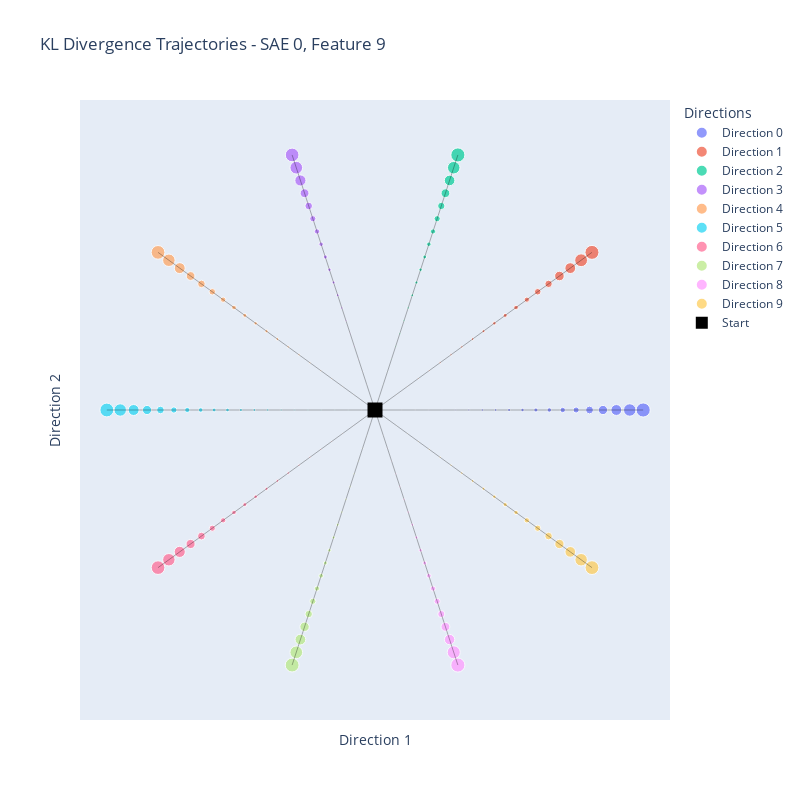

The notebook cell saved with this chart:
### Code cell
plot_kl_divergence_trajectories_plotly(kl_divs, sae_idx, feature_id, num_steps)

### Figure 1 — Plotly figure (JSON) as saved in the notebook; plotly's stock layout.template omitted (floating-point values rounded to 4 significant figures)
{"data": [{"customdata": [[0, 0], [1, 0.0008], [2, 0.0034], [3, 0.0063], [4, 0.0125], [5, 0.021], [6, 0.0277], [7, 0.0476], [8, 0.0635], [9, 0.0744], [10, 0.1023], [11, 0.1309], [12, 0.1971], [13, 0.2308], [14, 0.3341], [15, 0.4242], [16, 0.6978], [17, 0.9818], [18, 1.358], [19, 1.79], [20, 2.307]], "hovertemplate": "direction=Direction 0<br>Direction 1=%{x}<br>Direction 2=%{y}<br>kl_div=%{customdata[1]}<br>step=%{customdata[0]}<extra></extra>", "legendgroup": "Direction 0", "marker": {"color": "#636efa", "size": [0, 0.0008, 0.0034, 0.0063, 0.0125, 0.021, 0.0277, 0.0476, 0.0635, 0.0744, 0.1023, 0.1309, 0.1971, 0.2308, 0.3341, 0.4242, 0.6978, 0.9818, 1.358, 1.79, 2.307], "sizemode": "area", "sizeref": 0.02307, "symbol": "circle"}, "mode": "markers", "name": "Direction 0", "orientation": "v", "showlegend": true, "type": "scatter", "x": [0, 1, 2, 3, 4, 5, 6, 7, 8, 9, 10, 11, 12, 13, 14, 15, 16, 17, 18, 19, 20], "xaxis": "x", "y": [0, 0, 0, 0, 0, 0, 0, 0, 0, 0, 0, 0, 0, 0, 0, 0, 0, 0, 0, 0, 0], "yaxis": "y"}, {"customdata": [[0, 0], [1, 0.0008], [2, 0.0028], [3, 0.007], [4, 0.0147], [5, 0.0195], [6, 0.0347], [7, 0.0439], [8, 0.0535], [9, 0.0733], [10, 0.0945], [11, 0.1354], [12, 0.1818], [13, 0.241], [14, 0.3106], [15, 0.4859], [16, 0.6244], [17, 1.06], [18, 1.344], [19, 1.893], [20, 2.254]], "hovertemplate": "direction=Direction 1<br>Direction 1=%{x}<br>Direction 2=%{y}<br>kl_div=%{customdata[1]}<br>step=%{customdata[0]}<extra></extra>", "legendgroup": "Direction 1", "marker": {"color": "#EF553B", "size": [0, 0.0008, 0.0028, 0.007, 0.0147, 0.0195, 0.0347, 0.0439, 0.0535, 0.0733, 0.0945, 0.1354, 0.1818, 0.241, 0.3106, 0.4859, 0.6244, 1.06, 1.344, 1.893, 2.254], "sizemode": "area", "sizeref": 0.02307, "symbol": "circle"}, "mode": "markers", "name": "Direction 1", "orientation": "v", "showlegend": true, "type": "scatter", "x": [0, 0.809, 1.618, 2.427, 3.236, 4.045, 4.854, 5.663, 6.472, 7.281, 8.09, 8.899, 9.708, 10.52, 11.33, 12.14, 12.94, 13.75, 14.56, 15.37, 16.18], "xaxis": "x", "y": [0, 0.5878, 1.176, 1.763, 2.351, 2.939, 3.527, 4.114, 4.702, 5.29, 5.878, 6.466, 7.053, 7.641, 8.229, 8.817, 9.405, 9.992, 10.58, 11.17, 11.76], "yaxis": "y"}, {"customdata": [[0, 0], [1, 0.0008], [2, 0.003], [3, 0.006], [4, 0.0138], [5, 0.0202], [6, 0.0328], [7, 0.0403], [8, 0.0579], [9, 0.0826], [10, 0.1056], [11, 0.1355], [12, 0.1706], [13, 0.2324], [14, 0.3129], [15, 0.4388], [16, 0.6141], [17, 0.8828], [18, 1.289], [19, 1.808], [20, 2.291]], "hovertemplate": "direction=Direction 2<br>Direction 1=%{x}<br>Direction 2=%{y}<br>kl_div=%{customdata[1]}<br>step=%{customdata[0]}<extra></extra>", "legendgroup": "Direction 2", "marker": {"color": "#00cc96", "size": [0, 0.0008, 0.003, 0.006, 0.0138, 0.0202, 0.0328, 0.0403, 0.0579, 0.0826, 0.1056, 0.1355, 0.1706, 0.2324, 0.3129, 0.4388, 0.6141, 0.8828, 1.289, 1.808, 2.291], "sizemode": "area", "sizeref": 0.02307, "symbol": "circle"}, "mode": "markers", "name": "Direction 2", "orientation": "v", "showlegend": true, "type": "scatter", "x": [0, 0.309, 0.618, 0.9271, 1.236, 1.545, 1.854, 2.163, 2.472, 2.781, 3.09, 3.399, 3.708, 4.017, 4.326, 4.635, 4.944, 5.253, 5.562, 5.871, 6.18], "xaxis": "x", "y": [0, 0.9511, 1.902, 2.853, 3.804, 4.755, 5.706, 6.657, 7.608, 8.56, 9.511, 10.46, 11.41, 12.36, 13.31, 14.27, 15.22, 16.17, 17.12, 18.07, 19.02], "yaxis": "y"}, {"customdata": [[0, 0], [1, 0.0007], [2, 0.0029], [3, 0.0066], [4, 0.0126], [5, 0.0201], [6, 0.0261], [7, 0.04], [8, 0.0627], [9, 0.0854], [10, 0.1016], [11, 0.137], [12, 0.201], [13, 0.232], [14, 0.3323], [15, 0.4415], [16, 0.6624], [17, 0.901], [18, 1.425], [19, 1.855], [20, 2.16]], "hovertemplate": "direction=Direction 3<br>Direction 1=%{x}<br>Direction 2=%{y}<br>kl_div=%{customdata[1]}<br>step=%{customdata[0]}<extra></extra>", "legendgroup": "Direction 3", "marker": {"color": "#ab63fa", "size": [0, 0.0007, 0.0029, 0.0066, 0.0126, 0.0201, 0.0261, 0.04, 0.0627, 0.0854, 0.1016, 0.137, 0.201, 0.232, 0.3323, 0.4415, 0.6624, 0.901, 1.425, 1.855, 2.16], "sizemode": "area", "sizeref": 0.02307, "symbol": "circle"}, "mode": "markers", "name": "Direction 3", "orientation": "v", "showlegend": true, "type": "scatter", "x": [0, -0.309, -0.618, -0.9271, -1.236, -1.545, -1.854, -2.163, -2.472, -2.781, -3.09, -3.399, -3.708, -4.017, -4.326, -4.635, -4.944, -5.253, -5.562, -5.871, -6.18], "xaxis": "x", "y": [0, 0.9511, 1.902, 2.853, 3.804, 4.755, 5.706, 6.657, 7.608, 8.56, 9.511, 10.46, 11.41, 12.36, 13.31, 14.27, 15.22, 16.17, 17.12, 18.07, 19.02], "yaxis": "y"}, {"customdata": [[0, 0], [1, 0.0008], [2, 0.0031], [3, 0.0066], [4, 0.0117], [5, 0.0189], [6, 0.0277], [7, 0.045], [8, 0.0552], [9, 0.0866], [10, 0.112], [11, 0.1291], [12, 0.1798], [13, 0.2473], [14, 0.3337], [15, 0.4779], [16, 0.6591], [17, 0.8872], [18, 1.376], [19, 1.791], [20, 2.165]], "hovertemplate": "direction=Direction 4<br>Direction 1=%{x}<br>Direction 2=%{y}<br>kl_div=%{customdata[1]}<br>step=%{customdata[0]}<extra></extra>", "legendgroup": "Direction 4", "marker": {"color": "#FFA15A", "size": [0, 0.0008, 0.0031, 0.0066, 0.0117, 0.0189, 0.0277, 0.045, 0.0552, 0.0866, 0.112, 0.1291, 0.1798, 0.2473, 0.3337, 0.4779, 0.6591, 0.8872, 1.376, 1.791, 2.165], "sizemode": "area", "sizeref": 0.02307, "symbol": "circle"}, "mode": "markers", "name": "Direction 4", "orientation": "v", "showlegend": true, "type": "scatter", "x": [0, -0.809, -1.618, -2.427, -3.236, -4.045, -4.854, -5.663, -6.472, -7.281, -8.09, -8.899, -9.708, -10.52, -11.33, -12.14, -12.94, -13.75, -14.56, -15.37, -16.18], "xaxis": "x", "y": [0, 0.5878, 1.176, 1.763, 2.351, 2.939, 3.527, 4.114, 4.702, 5.29, 5.878, 6.466, 7.053, 7.641, 8.229, 8.817, 9.405, 9.992, 10.58, 11.17, 11.76], "yaxis": "y"}, {"customdata": [[0, 0], [1, 0.0007], [2, 0.0027], [3, 0.0073], [4, 0.0123], [5, 0.0214], [6, 0.029], [7, 0.0438], [8, 0.0592], [9, 0.0825], [10, 0.1021], [11, 0.1505], [12, 0.1747], [13, 0.2451], [14, 0.3127], [15, 0.4486], [16, 0.6605], [17, 0.9687], [18, 1.379], [19, 1.774], [20, 2.209]], "hovertemplate": "direction=Direction 5<br>Direction 1=%{x}<br>Direction 2=%{y}<br>kl_div=%{customdata[1]}<br>step=%{customdata[0]}<extra></extra>", "legendgroup": "Direction 5", "marker": {"color": "#19d3f3", "size": [0, 0.0007, 0.0027, 0.0073, 0.0123, 0.0214, 0.029, 0.0438, 0.0592, 0.0825, 0.1021, 0.1505, 0.1747, 0.2451, 0.3127, 0.4486, 0.6605, 0.9687, 1.379, 1.774, 2.209], "sizemode": "area", "sizeref": 0.02307, "symbol": "circle"}, "mode": "markers", "name": "Direction 5", "orientation": "v", "showlegend": true, "type": "scatter", "x": [0, -1, -2, -3, -4, -5, -6, -7, -8, -9, -10, -11, -12, -13, -14, -15, -16, -17, -18, -19, -20], "xaxis": "x", "y": [0, 1.225e-16, 2.449e-16, 3.674e-16, 4.899e-16, 6.123e-16, 7.348e-16, 8.573e-16, 9.797e-16, 1.102e-15, 1.225e-15, 1.347e-15, 1.47e-15, 1.592e-15, 1.715e-15, 1.837e-15, 1.959e-15, 2.082e-15, 2.204e-15, 2.327e-15, 2.449e-15], "yaxis": "y"}, {"customdata": [[0, 0], [1, 0.0007], [2, 0.0031], [3, 0.0067], [4, 0.0127], [5, 0.0205], [6, 0.0269], [7, 0.0419], [8, 0.066], [9, 0.0796], [10, 0.1061], [11, 0.1501], [12, 0.1812], [13, 0.2391], [14, 0.3218], [15, 0.434], [16, 0.6876], [17, 0.9578], [18, 1.432], [19, 1.78], [20, 2.15]], "hovertemplate": "direction=Direction 6<br>Direction 1=%{x}<br>Direction 2=%{y}<br>kl_div=%{customdata[1]}<br>step=%{customdata[0]}<extra></extra>", "legendgroup": "Direction 6", "marker": {"color": "#FF6692", "size": [0, 0.0007, 0.0031, 0.0067, 0.0127, 0.0205, 0.0269, 0.0419, 0.066, 0.0796, 0.1061, 0.1501, 0.1812, 0.2391, 0.3218, 0.434, 0.6876, 0.9578, 1.432, 1.78, 2.15], "sizemode": "area", "sizeref": 0.02307, "symbol": "circle"}, "mode": "markers", "name": "Direction 6", "orientation": "v", "showlegend": true, "type": "scatter", "x": [0, -0.809, -1.618, -2.427, -3.236, -4.045, -4.854, -5.663, -6.472, -7.281, -8.09, -8.899, -9.708, -10.52, -11.33, -12.14, -12.94, -13.75, -14.56, -15.37, -16.18], "xaxis": "x", "y": [0, -0.5878, -1.176, -1.763, -2.351, -2.939, -3.527, -4.114, -4.702, -5.29, -5.878, -6.466, -7.053, -7.641, -8.229, -8.817, -9.405, -9.992, -10.58, -11.17, -11.76], "yaxis": "y"}, {"customdata": [[0, 0], [1, 0.0007], [2, 0.0028], [3, 0.0069], [4, 0.0115], [5, 0.0201], [6, 0.0332], [7, 0.0406], [8, 0.0506], [9, 0.0804], [10, 0.0911], [11, 0.1296], [12, 0.1832], [13, 0.2476], [14, 0.3074], [15, 0.4414], [16, 0.6345], [17, 1.01], [18, 1.327], [19, 1.852], [20, 2.224]], "hovertemplate": "direction=Direction 7<br>Direction 1=%{x}<br>Direction 2=%{y}<br>kl_div=%{customdata[1]}<br>step=%{customdata[0]}<extra></extra>", "legendgroup": "Direction 7", "marker": {"color": "#B6E880", "size": [0, 0.0007, 0.0028, 0.0069, 0.0115, 0.0201, 0.0332, 0.0406, 0.0506, 0.0804, 0.0911, 0.1296, 0.1832, 0.2476, 0.3074, 0.4414, 0.6345, 1.01, 1.327, 1.852, 2.224], "sizemode": "area", "sizeref": 0.02307, "symbol": "circle"}, "mode": "markers", "name": "Direction 7", "orientation": "v", "showlegend": true, "type": "scatter", "x": [0, -0.309, -0.618, -0.9271, -1.236, -1.545, -1.854, -2.163, -2.472, -2.781, -3.09, -3.399, -3.708, -4.017, -4.326, -4.635, -4.944, -5.253, -5.562, -5.871, -6.18], "xaxis": "x", "y": [0, -0.9511, -1.902, -2.853, -3.804, -4.755, -5.706, -6.657, -7.608, -8.56, -9.511, -10.46, -11.41, -12.36, -13.31, -14.27, -15.22, -16.17, -17.12, -18.07, -19.02], "yaxis": "y"}, {"customdata": [[0, 0], [1, 0.0007], [2, 0.0026], [3, 0.007], [4, 0.0132], [5, 0.0197], [6, 0.03], [7, 0.0426], [8, 0.0565], [9, 0.0743], [10, 0.0977], [11, 0.1335], [12, 0.1845], [13, 0.2469], [14, 0.321], [15, 0.4213], [16, 0.5783], [17, 0.8997], [18, 1.24], [19, 1.957], [20, 2.3]], "hovertemplate": "direction=Direction 8<br>Direction 1=%{x}<br>Direction 2=%{y}<br>kl_div=%{customdata[1]}<br>step=%{customdata[0]}<extra></extra>", "legendgroup": "Direction 8", "marker": {"color": "#FF97FF", "size": [0, 0.0007, 0.0026, 0.007, 0.0132, 0.0197, 0.03, 0.0426, 0.0565, 0.0743, 0.0977, 0.1335, 0.1845, 0.2469, 0.321, 0.4213, 0.5783, 0.8997, 1.24, 1.957, 2.3], "sizemode": "area", "sizeref": 0.02307, "symbol": "circle"}, "mode": "markers", "name": "Direction 8", "orientation": "v", "showlegend": true, "type": "scatter", "x": [0, 0.309, 0.618, 0.9271, 1.236, 1.545, 1.854, 2.163, 2.472, 2.781, 3.09, 3.399, 3.708, 4.017, 4.326, 4.635, 4.944, 5.253, 5.562, 5.871, 6.18], "xaxis": "x", "y": [0, -0.9511, -1.902, -2.853, -3.804, -4.755, -5.706, -6.657, -7.608, -8.56, -9.511, -10.46, -11.41, -12.36, -13.31, -14.27, -15.22, -16.17, -17.12, -18.07, -19.02], "yaxis": "y"}, {"customdata": [[0, 0], [1, 0.0008], [2, 0.003], [3, 0.0068], [4, 0.0123], [5, 0.0228], [6, 0.0284], [7, 0.0411], [8, 0.0626], [9, 0.0783], [10, 0.0964], [11, 0.1333], [12, 0.2002], [13, 0.2182], [14, 0.3255], [15, 0.4501], [16, 0.6476], [17, 0.988], [18, 1.311], [19, 1.795], [20, 2.197]], "hovertemplate": "direction=Direction 9<br>Direction 1=%{x}<br>Direction 2=%{y}<br>kl_div=%{customdata[1]}<br>step=%{customdata[0]}<extra></extra>", "legendgroup": "Direction 9", "marker": {"color": "#FECB52", "size": [0, 0.0008, 0.003, 0.0068, 0.0123, 0.0228, 0.0284, 0.0411, 0.0626, 0.0783, 0.0964, 0.1333, 0.2002, 0.2182, 0.3255, 0.4501, 0.6476, 0.988, 1.311, 1.795, 2.197], "sizemode": "area", "sizeref": 0.02307, "symbol": "circle"}, "mode": "markers", "name": "Direction 9", "orientation": "v", "showlegend": true, "type": "scatter", "x": [0, 0.809, 1.618, 2.427, 3.236, 4.045, 4.854, 5.663, 6.472, 7.281, 8.09, 8.899, 9.708, 10.52, 11.33, 12.14, 12.94, 13.75, 14.56, 15.37, 16.18], "xaxis": "x", "y": [0, -0.5878, -1.176, -1.763, -2.351, -2.939, -3.527, -4.114, -4.702, -5.29, -5.878, -6.466, -7.053, -7.641, -8.229, -8.817, -9.405, -9.992, -10.58, -11.17, -11.76], "yaxis": "y"}, {"line": {"color": "rgba(0,0,0,0.3)", "width": 1}, "mode": "lines", "showlegend": false, "type": "scatter", "x": [0, 1, 2, 3, 4, 5, 6, 7, 8, 9, 10, 11, 12, 13, 14, 15, 16, 17, 18, 19, 20], "y": [0, 0, 0, 0, 0, 0, 0, 0, 0, 0, 0, 0, 0, 0, 0, 0, 0, 0, 0, 0, 0]}, {"line": {"color": "rgba(0,0,0,0.3)", "width": 1}, "mode": "lines", "showlegend": false, "type": "scatter", "x": [0, 0.809, 1.618, 2.427, 3.236, 4.045, 4.854, 5.663, 6.472, 7.281, 8.09, 8.899, 9.708, 10.52, 11.33, 12.14, 12.94, 13.75, 14.56, 15.37, 16.18], "y": [0, 0.5878, 1.176, 1.763, 2.351, 2.939, 3.527, 4.114, 4.702, 5.29, 5.878, 6.466, 7.053, 7.641, 8.229, 8.817, 9.405, 9.992, 10.58, 11.17, 11.76]}, {"line": {"color": "rgba(0,0,0,0.3)", "width": 1}, "mode": "lines", "showlegend": false, "type": "scatter", "x": [0, 0.309, 0.618, 0.9271, 1.236, 1.545, 1.854, 2.163, 2.472, 2.781, 3.09, 3.399, 3.708, 4.017, 4.326, 4.635, 4.944, 5.253, 5.562, 5.871, 6.18], "y": [0, 0.9511, 1.902, 2.853, 3.804, 4.755, 5.706, 6.657, 7.608, 8.56, 9.511, 10.46, 11.41, 12.36, 13.31, 14.27, 15.22, 16.17, 17.12, 18.07, 19.02]}, {"line": {"color": "rgba(0,0,0,0.3)", "width": 1}, "mode": "lines", "showlegend": false, "type": "scatter", "x": [0, -0.309, -0.618, -0.9271, -1.236, -1.545, -1.854, -2.163, -2.472, -2.781, -3.09, -3.399, -3.708, -4.017, -4.326, -4.635, -4.944, -5.253, -5.562, -5.871, -6.18], "y": [0, 0.9511, 1.902, 2.853, 3.804, 4.755, 5.706, 6.657, 7.608, 8.56, 9.511, 10.46, 11.41, 12.36, 13.31, 14.27, 15.22, 16.17, 17.12, 18.07, 19.02]}, {"line": {"color": "rgba(0,0,0,0.3)", "width": 1}, "mode": "lines", "showlegend": false, "type": "scatter", "x": [0, -0.809, -1.618, -2.427, -3.236, -4.045, -4.854, -5.663, -6.472, -7.281, -8.09, -8.899, -9.708, -10.52, -11.33, -12.14, -12.94, -13.75, -14.56, -15.37, -16.18], "y": [0, 0.5878, 1.176, 1.763, 2.351, 2.939, 3.527, 4.114, 4.702, 5.29, 5.878, 6.466, 7.053, 7.641, 8.229, 8.817, 9.405, 9.992, 10.58, 11.17, 11.76]}, {"line": {"color": "rgba(0,0,0,0.3)", "width": 1}, "mode": "lines", "showlegend": false, "type": "scatter", "x": [0, -1, -2, -3, -4, -5, -6, -7, -8, -9, -10, -11, -12, -13, -14, -15, -16, -17, -18, -19, -20], "y": [0, 1.225e-16, 2.449e-16, 3.674e-16, 4.899e-16, 6.123e-16, 7.348e-16, 8.573e-16, 9.797e-16, 1.102e-15, 1.225e-15, 1.347e-15, 1.47e-15, 1.592e-15, 1.715e-15, 1.837e-15, 1.959e-15, 2.082e-15, 2.204e-15, 2.327e-15, 2.449e-15]}, {"line": {"color": "rgba(0,0,0,0.3)", "width": 1}, "mode": "lines", "showlegend": false, "type": "scatter", "x": [0, -0.809, -1.618, -2.427, -3.236, -4.045, -4.854, -5.663, -6.472, -7.281, -8.09, -8.899, -9.708, -10.52, -11.33, -12.14, -12.94, -13.75, -14.56, -15.37, -16.18], "y": [0, -0.5878, -1.176, -1.763, -2.351, -2.939, -3.527, -4.114, -4.702, -5.29, -5.878, -6.466, -7.053, -7.641, -8.229, -8.817, -9.405, -9.992, -10.58, -11.17, -11.76]}, {"line": {"color": "rgba(0,0,0,0.3)", "width": 1}, "mode": "lines", "showlegend": false, "type": "scatter", "x": [0, -0.309, -0.618, -0.9271, -1.236, -1.545, -1.854, -2.163, -2.472, -2.781, -3.09, -3.399, -3.708, -4.017, -4.326, -4.635, -4.944, -5.253, -5.562, -5.871, -6.18], "y": [0, -0.9511, -1.902, -2.853, -3.804, -4.755, -5.706, -6.657, -7.608, -8.56, -9.511, -10.46, -11.41, -12.36, -13.31, -14.27, -15.22, -16.17, -17.12, -18.07, -19.02]}, {"line": {"color": "rgba(0,0,0,0.3)", "width": 1}, "mode": "lines", "showlegend": false, "type": "scatter", "x": [0, 0.309, 0.618, 0.9271, 1.236, 1.545, 1.854, 2.163, 2.472, 2.781, 3.09, 3.399, 3.708, 4.017, 4.326, 4.635, 4.944, 5.253, 5.562, 5.871, 6.18], "y": [0, -0.9511, -1.902, -2.853, -3.804, -4.755, -5.706, -6.657, -7.608, -8.56, -9.511, -10.46, -11.41, -12.36, -13.31, -14.27, -15.22, -16.17, -17.12, -18.07, -19.02]}, {"line": {"color": "rgba(0,0,0,0.3)", "width": 1}, "mode": "lines", "showlegend": false, "type": "scatter", "x": [0, 0.809, 1.618, 2.427, 3.236, 4.045, 4.854, 5.663, 6.472, 7.281, 8.09, 8.899, 9.708, 10.52, 11.33, 12.14, 12.94, 13.75, 14.56, 15.37, 16.18], "y": [0, -0.5878, -1.176, -1.763, -2.351, -2.939, -3.527, -4.114, -4.702, -5.29, -5.878, -6.466, -7.053, -7.641, -8.229, -8.817, -9.405, -9.992, -10.58, -11.17, -11.76]}, {"marker": {"color": "black", "size": 15, "symbol": "square"}, "mode": "markers", "name": "Start", "type": "scatter", "x": [0], "y": [0]}], "layout": {"height": 800, "hovermode": "closest", "legend": {"itemsizing": "constant", "title": {"text": "Directions"}, "tracegroupgap": 0}, "showlegend": true, "title": {"text": "KL Divergence Trajectories - SAE 0, Feature 9"}, "width": 800, "xaxis": {"anchor": "y", "domain": [0, 1], "range": [-22, 22], "showgrid": false, "showticklabels": false, "title": {"text": "Direction 1"}, "zeroline": false}, "yaxis": {"anchor": "x", "domain": [0, 1], "range": [-22, 22], "scaleanchor": "x", "scaleratio": 1, "showgrid": false, "showticklabels": false, "title": {"text": "Direction 2"}, "zeroline": false}}}
